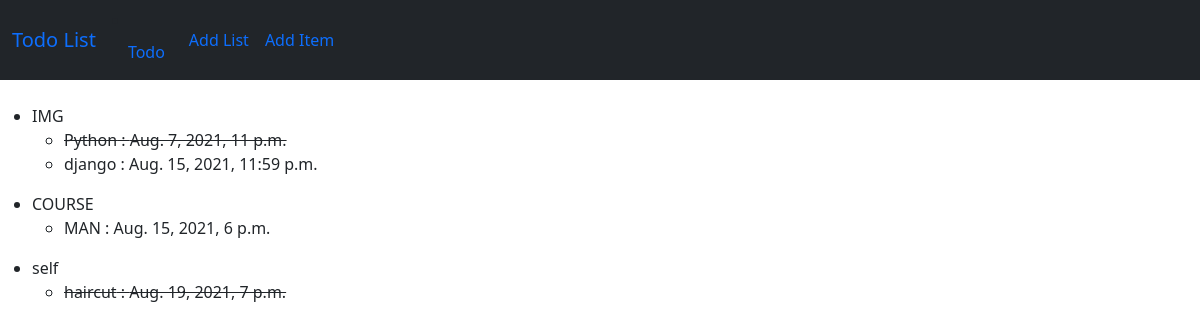
The page /todo/view/ on the database as committed earlier.
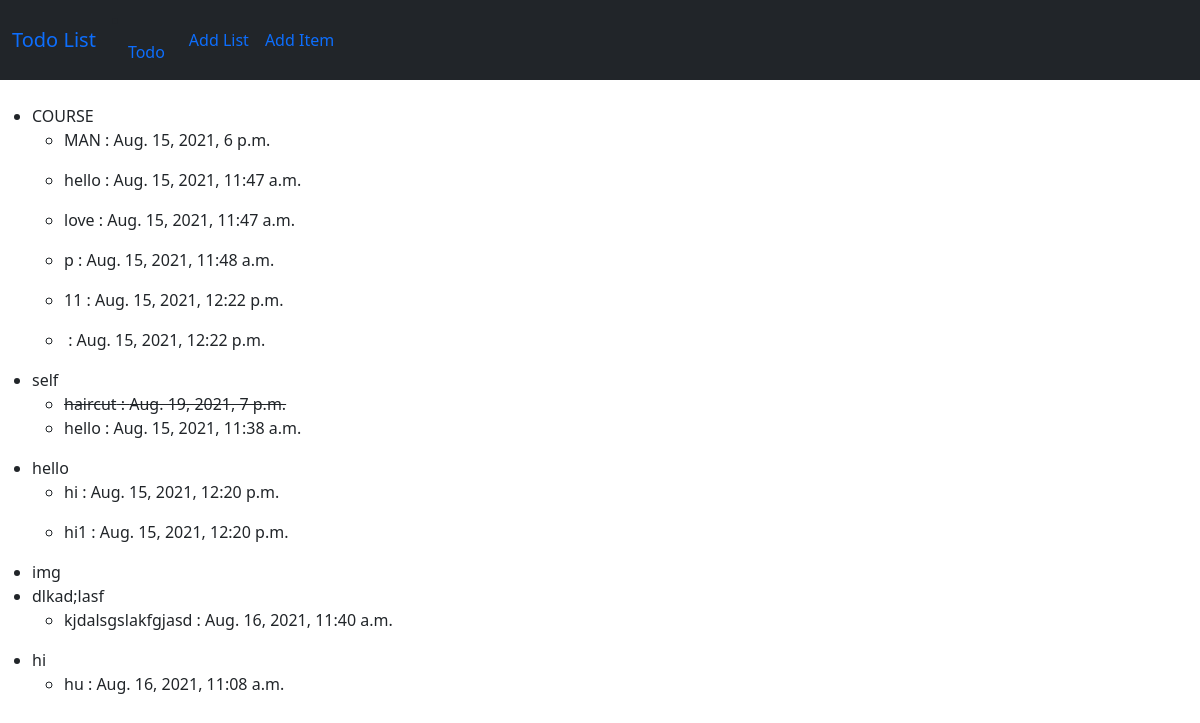
The same page on the database as committed later.
### todo/models.py (models this page shows, shortened)
class TodoList(models.Model):
    list_name = models.CharField(max_length=100, unique=True, blank=True, null=True)

class TodoItem(models.Model):
    now=datetime.datetime.now()
    title = models.CharField(max_length=100)
    checked = models.BooleanField(default=False)
    due_date= models.DateTimeField(default=now)
    todo_list = models.ForeignKey(to=TodoList, on_delete=models.CASCADE)
    class Meta:
        constraints = [
            models.UniqueConstraint(fields=['title', 'todo_list'], name='name of constraint')
        ]

### todo/views.py (the view)
# urls.py: path('view/', view, name='view'),
def view(request):
    todolists = TodoList.objects.all()
    todoitems = TodoItem.objects.all()
    context = {
        'todolists': todolists,
        'todoitems': todoitems,
    }
    return render(request, 'todo/view.html',context)

### todo/templates/todo/view.html
{% extends 'base.html' %}
{% block content %}
    {% if todolists %}
    <ul>
        {% for todolist in todolists %}
        <li>
            {{todolist.list_name}}
            <ul>
            {% for item in todoitems %}
            {% if item.todo_list.id == todolist.id %}
            <li>
                {% if item.checked == True %}
                    <strike>
                        {{item.title}}&nbsp:&nbsp{{item.due_date}}
                    </strike>
                {% else %}
                    <p>{{item.title}}&nbsp:&nbsp{{item.due_date}}</p>
                {% endif %}
            </li>
            {% endif %}
            {% endfor %}
            </ul>
        </li>
        {% endfor %}
    </ul>
    {% endif %}
{% endblock %}

Rows that differ between the two databases and show on the page:
removed TodoList: list_name "IMG"
removed TodoItem: title "Python", due_date "Aug. 7, 2021, 11 p.m.", shown under "IMG"
removed TodoItem: title "django", due_date "Aug. 15, 2021, 11:59 p.m.", shown under "IMG"
added TodoItem: title "hello", due_date "Aug. 15, 2021, 11:47 a.m.", shown under TodoList "COURSE"
added TodoItem: title "love", due_date "Aug. 15, 2021, 11:47 a.m.", shown under TodoList "COURSE"
added TodoItem: title "p", due_date "Aug. 15, 2021, 11:48 a.m.", shown under TodoList "COURSE"
added TodoItem: title "11", due_date "Aug. 15, 2021, 12:22 p.m.", shown under TodoList "COURSE"
added TodoItem: due_date "Aug. 15, 2021, 12:22 p.m.", shown under TodoList "COURSE"
added TodoItem: title "hello", due_date "Aug. 15, 2021, 11:38 a.m.", shown under TodoList "self"
added TodoList: list_name "hello"
added TodoItem: title "hi", due_date "Aug. 15, 2021, 12:20 p.m.", shown under "hello"
added TodoItem: title "hi1", due_date "Aug. 15, 2021, 12:20 p.m.", shown under "hello"
added TodoList: list_name "img"
added TodoList: list_name "dlkad;lasf"
added TodoItem: title "kjdalsgslakfgjasd", due_date "Aug. 16, 2021, 11:40 a.m.", shown under "dlkad;lasf"
added TodoList: list_name "hi"
added TodoItem: title "hu", due_date "Aug. 16, 2021, 11:08 a.m.", shown under "hi"
